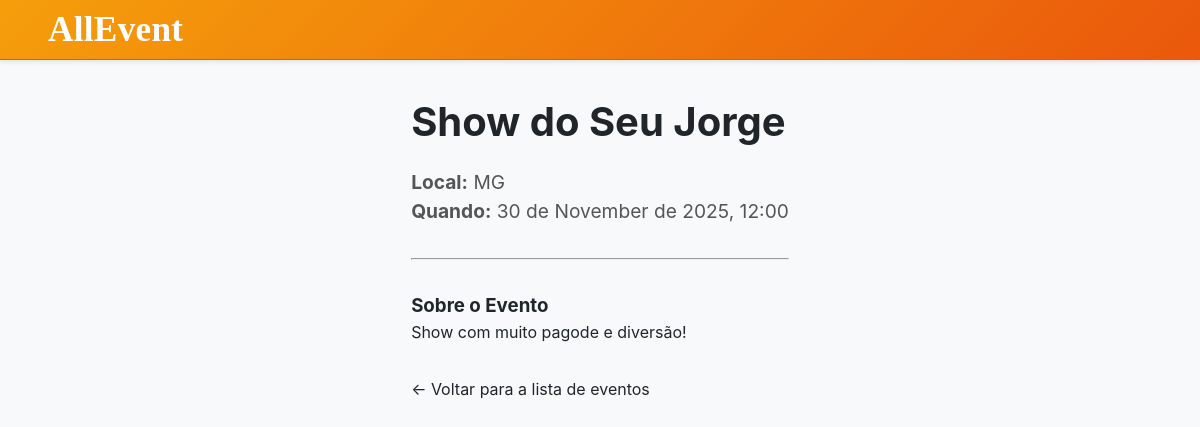
/evento/6/, run on the app's committed database.
### core/models.py (models this page shows, shortened)
class Evento(models.Model):
    nome = models.CharField(max_length=200)
    local = models.CharField(max_length=200)
    data = models.DateTimeField('data do evento')
    descricao = models.TextField(blank=True)
    imagem = models.ImageField(upload_to='eventos_imagens/', null=True, blank=True)

### core/views.py (the view)
# urls.py: path('evento/<int:evento_id>/', views.detalhe_evento, name='detalhe_evento'),
def detalhe_evento(request, evento_id):
    evento = get_object_or_404(Evento, pk=evento_id)
    contexto = {
        'evento': evento
    }
    return render(request, 'core/detalhe_evento.html', contexto)

### AllEvent/templates/core/detalhe_evento.html (shortened to what this page needs)
{% extends "base.html" %}
{% block content %}
<div class="container" style="padding: 2rem 1rem;">
    <h1 style="font-size: 2.5rem; margin-bottom: 1rem;">{{ evento.nome }}</h1>
    <div style="font-size: 1.2rem; color: #555;">
        <p><strong>Local:</strong> {{ evento.local }}</p>
        <p><strong>Quando:</strong> {{ evento.data|date:"d \d\e F \d\e Y, H:i" }}</p>
    </div>
    {% if evento.descricao %}
        <hr style="margin: 2rem 0;">
        <h3>Sobre o Evento</h3>
        <p style="line-height: 1.6;">{{ evento.descricao }}</p>
    {% endif %}
    <a href="{% url 'lista_eventos' %}" style="display: inline-block; margin-top: 2rem;">&larr; Voltar para a lista de eventos</a>
</div>
{% endblock %}

### AllEvent/static/css/style.css (style rules this page uses)
:root { --primary-color: #0d6efd; --secondary-color: #6c757d; --header-background-start: #F59E0B; --header-background-end: #EA580C; --background-color: #f8f9fa; --card-background: #ffffff; --text-color-dark: #212529; --text-color-light: #f8f9fa; --border-color: #dee2e6; --accent-color: var(--primary-color); --accent-color-hover: #0b5ed7; --search-card-bg: #6B3A0F; --search-card-text: #F3E9E2; --search-card-line: #B78563; --btn-red: #DC2626; --btn-red-hover: #B91C1C; --btn-ghost-orange: #F97316; --btn-ghost-orange-hover: #EA580C; --font-sans: "Inter", -apple-system, BlinkMacSystemFont, "Segoe UI", Roboto, Helvetica, Arial, sans-serif; --font-serif: "Playfair Display", Georgia, serif; --fs-xs: 12px; --fs-sm: 14px; --fs-md: 16px; --fs-lg: 18px; --fs-xl: 24px; --fs-xxl: 2.2rem; --fs-xxxl: 56px; --spacing-xs: 4px; --spacing-sm: 8px; --spacing-md: 12px; --spacing-lg: 16px; --spacing-xl: 24px; --spacing-xxl: 32px; --spacing-xxxl: 56px; --border-radius-sm: 5px; --border-radius-md: 8px; --border-radius-lg: 16px; --border-radius-pill: 999px; --shadow-sm: 0 4px 12px rgba(0, 0, 0, 0.05); --shadow-md: 0 10px 30px rgba(0, 0, 0, 0.25); --shadow-lg: 0 24px 50px rgba(0, 0, 0, 0.16); --shadow-glow: 0 24px 38px rgba(124,58,237,.18); }
* { box-sizing: border-box; margin: 0; padding: 0; }
html, body { height: 100%; }
body { font-family: var(--font-sans); background-color: var(--background-color); color: var(--text-color-dark); line-height: 1.5; display: flex; flex-direction: column; min-height: 100vh; }
a { color: inherit; text-decoration: none; }
.container { max-width: 1200px; margin: 0 auto; padding: 0 var(--spacing-xl); }

### data on the page
Evento: nome "Show do Seu Jorge", local "MG", data "30 de November de 2025, 12:00", descricao "Show com muito pagode e diversão!"
